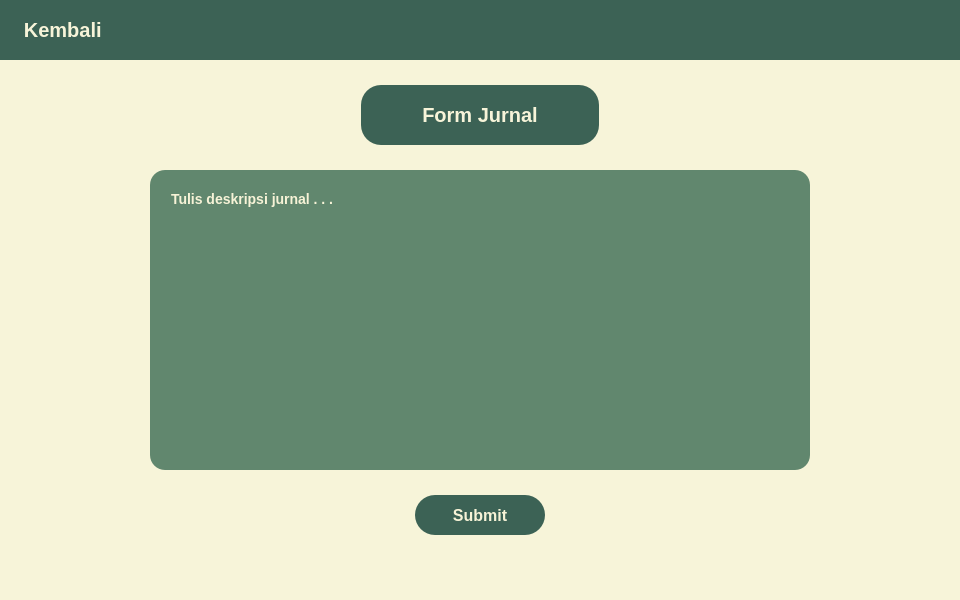
<?xml version="1.0" encoding="UTF-8"?>
<ui version="4.0">
 <class>MainWindow</class>
 <widget class="QMainWindow" name="MainWindow">
  <property name="geometry">
   <rect>
    <x>0</x>
    <y>0</y>
    <width>960</width>
    <height>600</height>
   </rect>
  </property>
  <property name="windowTitle">
   <string>MainWindow</string>
  </property>
  <property name="styleSheet">
   <string notr="true">*{
	border: none;
	background-color: transparent;
	background: transparent;
	padding: 0;
	margin: 0;
}</string>
  </property>
  <widget class="QWidget" name="centralwidget">
   <layout class="QVBoxLayout" name="verticalLayout">
    <property name="spacing">
     <number>0</number>
    </property>
    <property name="leftMargin">
     <number>0</number>
    </property>
    <property name="topMargin">
     <number>0</number>
    </property>
    <property name="rightMargin">
     <number>0</number>
    </property>
    <property name="bottomMargin">
     <number>0</number>
    </property>
    <item>
     <widget class="QWidget" name="header" native="true">
      <property name="enabled">
       <bool>true</bool>
      </property>
      <property name="sizePolicy">
       <sizepolicy hsizetype="MinimumExpanding" vsizetype="Fixed">
        <horstretch>0</horstretch>
        <verstretch>0</verstretch>
       </sizepolicy>
      </property>
      <property name="minimumSize">
       <size>
        <width>0</width>
        <height>60</height>
       </size>
      </property>
      <property name="layoutDirection">
       <enum>Qt::LeftToRight</enum>
      </property>
      <property name="autoFillBackground">
       <bool>false</bool>
      </property>
      <property name="styleSheet">
       <string notr="true">#header {
	background-color: #3C6255;
}</string>
      </property>
      <layout class="QHBoxLayout" name="horizontalLayout">
       <item>
        <widget class="QFrame" name="frame_temp">
         <property name="frameShape">
          <enum>QFrame::StyledPanel</enum>
         </property>
         <property name="frameShadow">
          <enum>QFrame::Raised</enum>
         </property>
         <layout class="QHBoxLayout" name="horizontalLayout_3">
          <property name="topMargin">
           <number>0</number>
          </property>
          <property name="bottomMargin">
           <number>0</number>
          </property>
          <item alignment="Qt::AlignLeft">
           <widget class="QPushButton" name="btn_back">
            <property name="styleSheet">
             <string notr="true">#btn_back {
	color: #F7F4D9;
	font-size: 20px;
	font-weight: 600;
}

#btn_back:hover {
	color: #DEDBC0;
}</string>
            </property>
            <property name="text">
             <string> Kembali</string>
            </property>
            <property name="icon">
             <iconset resource="../artikel/resources.qrc">
              <normaloff>:/icons/left__arrow2.svg</normaloff>:/icons/left__arrow2.svg</iconset>
            </property>
            <property name="iconSize">
             <size>
              <width>24</width>
              <height>24</height>
             </size>
            </property>
            <property name="autoExclusive">
             <bool>false</bool>
            </property>
            <property name="flat">
             <bool>false</bool>
            </property>
           </widget>
          </item>
         </layout>
        </widget>
       </item>
       <item>
        <widget class="QFrame" name="frame_logo">
         <property name="frameShape">
          <enum>QFrame::StyledPanel</enum>
         </property>
         <property name="frameShadow">
          <enum>QFrame::Raised</enum>
         </property>
         <layout class="QHBoxLayout" name="horizontalLayout_2">
          <property name="spacing">
           <number>0</number>
          </property>
          <property name="leftMargin">
           <number>0</number>
          </property>
          <property name="topMargin">
           <number>0</number>
          </property>
          <property name="rightMargin">
           <number>0</number>
          </property>
          <property name="bottomMargin">
           <number>0</number>
          </property>
          <item>
           <widget class="QLabel" name="logo">
            <property name="minimumSize">
             <size>
              <width>0</width>
              <height>0</height>
             </size>
            </property>
            <property name="maximumSize">
             <size>
              <width>42</width>
              <height>42</height>
             </size>
            </property>
            <property name="pixmap">
             <pixmap>../artikel/logo_circle.png</pixmap>
            </property>
            <property name="scaledContents">
             <bool>true</bool>
            </property>
           </widget>
          </item>
         </layout>
        </widget>
       </item>
       <item>
        <widget class="QFrame" name="frame_temp_2">
         <property name="frameShape">
          <enum>QFrame::StyledPanel</enum>
         </property>
         <property name="frameShadow">
          <enum>QFrame::Raised</enum>
         </property>
        </widget>
       </item>
      </layout>
     </widget>
    </item>
    <item>
     <widget class="QWidget" name="body" native="true">
      <property name="styleSheet">
       <string notr="true">#body {
	background-color: #F7F4D9;
}</string>
      </property>
      <layout class="QVBoxLayout" name="verticalLayout_2">
       <property name="spacing">
        <number>0</number>
       </property>
       <property name="leftMargin">
        <number>0</number>
       </property>
       <property name="topMargin">
        <number>0</number>
       </property>
       <property name="rightMargin">
        <number>0</number>
       </property>
       <property name="bottomMargin">
        <number>0</number>
       </property>
       <item>
        <widget class="QFrame" name="content">
         <property name="frameShape">
          <enum>QFrame::StyledPanel</enum>
         </property>
         <property name="frameShadow">
          <enum>QFrame::Raised</enum>
         </property>
         <widget class="QFrame" name="submit">
          <property name="geometry">
           <rect>
            <x>0</x>
            <y>410</y>
            <width>960</width>
            <height>90</height>
           </rect>
          </property>
          <property name="frameShape">
           <enum>QFrame::StyledPanel</enum>
          </property>
          <property name="frameShadow">
           <enum>QFrame::Raised</enum>
          </property>
          <widget class="QPushButton" name="btn_submit">
           <property name="geometry">
            <rect>
             <x>415</x>
             <y>25</y>
             <width>130</width>
             <height>40</height>
            </rect>
           </property>
           <property name="sizePolicy">
            <sizepolicy hsizetype="Fixed" vsizetype="Fixed">
             <horstretch>0</horstretch>
             <verstretch>0</verstretch>
            </sizepolicy>
           </property>
           <property name="styleSheet">
            <string notr="true">#btn_submit {
	border-radius: 20px;
	background: #3C6255;
	color: #F7F3D7;
	font-size: 16px;
	font-weight: 600;
}

#btn_submit:hover {
    background-color: #23493C;
}</string>
           </property>
           <property name="text">
            <string>Submit</string>
           </property>
           <property name="default">
            <bool>false</bool>
           </property>
           <property name="flat">
            <bool>false</bool>
           </property>
          </widget>
         </widget>
         <widget class="QFrame" name="frame_2">
          <property name="geometry">
           <rect>
            <x>0</x>
            <y>0</y>
            <width>960</width>
            <height>410</height>
           </rect>
          </property>
          <property name="frameShape">
           <enum>QFrame::StyledPanel</enum>
          </property>
          <property name="frameShadow">
           <enum>QFrame::Raised</enum>
          </property>
          <widget class="QPlainTextEdit" name="deskripsi_jurnal">
           <property name="geometry">
            <rect>
             <x>150</x>
             <y>110</y>
             <width>660</width>
             <height>300</height>
            </rect>
           </property>
           <property name="styleSheet">
            <string notr="true">#deskripsi_jurnal {
	padding: 17px 17px;
	font-size: 14px;
	border-radius: 15px;
	background: #61876E;
	color: #F7F3D7;
	height: 40px;
	font-weight: 600;
	width: 243px;
}</string>
           </property>
           <property name="plainText">
            <string>Tulis deskripsi jurnal . . .</string>
           </property>
           <property name="overwriteMode">
            <bool>true</bool>
           </property>
          </widget>
          <widget class="QLabel" name="label_title">
           <property name="geometry">
            <rect>
             <x>361</x>
             <y>25</y>
             <width>238</width>
             <height>60</height>
            </rect>
           </property>
           <property name="styleSheet">
            <string notr="true">#label_title {
    color: #F7F4D9;
	background-color: #3C6255;
	border-radius: 20px;
	font-size: 20px;
	font-weight: 600;
}</string>
           </property>
           <property name="text">
            <string>Form Jurnal</string>
           </property>
           <property name="alignment">
            <set>Qt::AlignCenter</set>
           </property>
          </widget>
         </widget>
        </widget>
       </item>
      </layout>
     </widget>
    </item>
   </layout>
  </widget>
 </widget>
 <resources>
  <include location="../artikel/resources.qrc"/>
 </resources>
 <connections/>
</ui>
